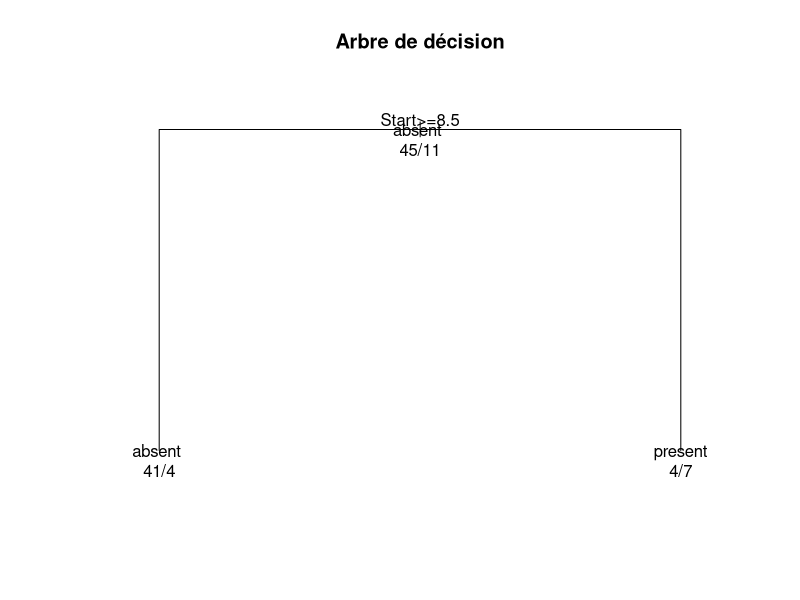
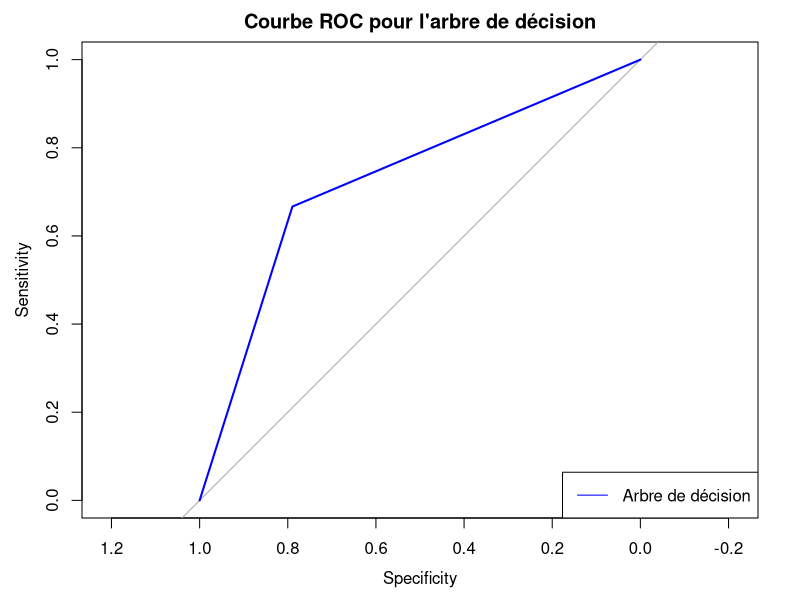
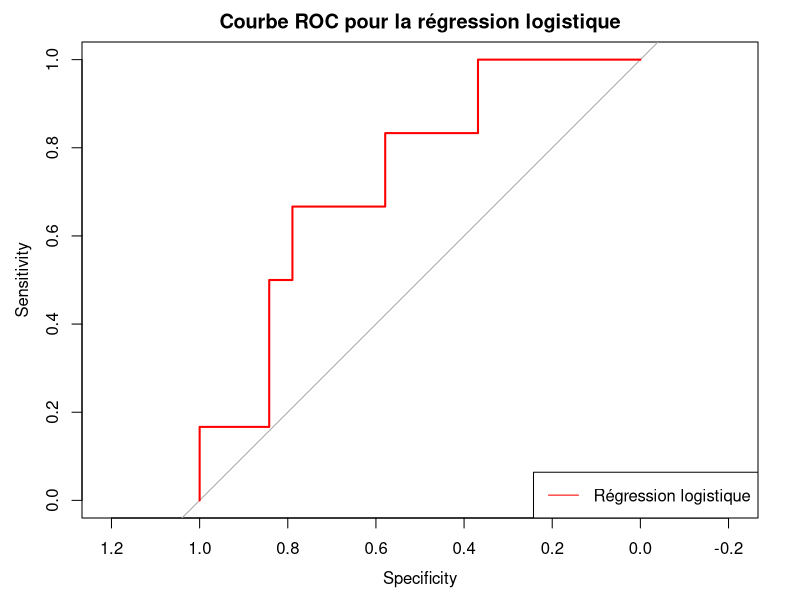
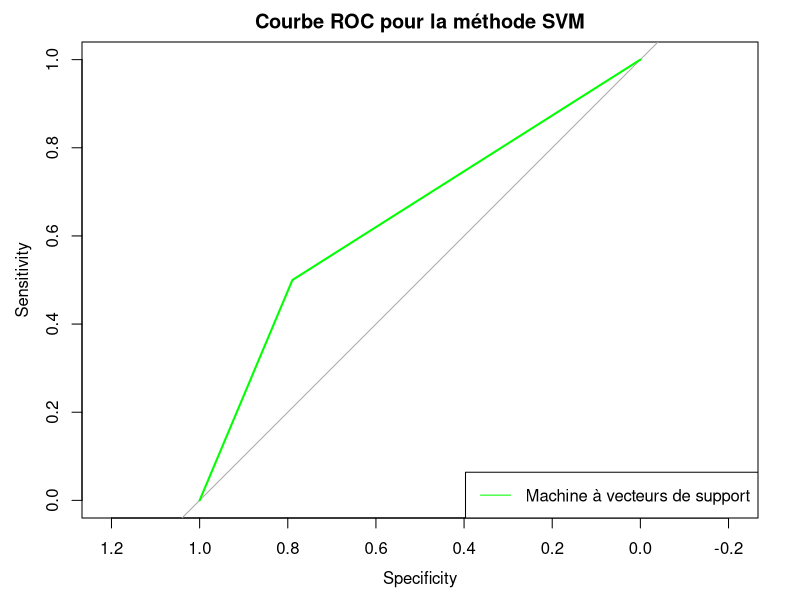

Write R code to recreate these figures, in order.
## ---- chunk 1
knitr::opts_chunk$set(echo = TRUE)
library(caret)
## ---- chunk 2
library(rpart)
data(kyphosis)
donnees = kyphosis
## ---- chunk 3
print(head(donnees))
str(donnees)
## ---- chunk 4
table(donnees$Kyphosis)
## ---- chunk 5
set.seed(123)
train_indices = sample(nrow(donnees),nrow(donnees)*0.7)
train_data = donnees[train_indices,]
test_data = donnees[-train_indices,]
## ---- chunk 6
tree_model = rpart(Kyphosis ~ ., data=train_data,method="class")
## ---- chunk 7
plot(tree_model, uniform=TRUE,margin=0.1,main="Arbre de décision")
text(tree_model, use.n=TRUE, pretty=0, all=TRUE)
## ---- chunk 8
predictions = predict(tree_model, newdata=test_data, type="class")
predictions
## ---- chunk 9
confusion_matrix = table(test_data$Kyphosis, predictions)
print(confusion_matrix)
## ---- chunk 10
library(tidyverse)
donnees <- donnees %>%
  mutate(num_cyphose = ifelse(Kyphosis=="absent", 0,1)) %>%
  mutate(num_cyphose = as.numeric(num_cyphose))
## ---- chunk 11
head(donnees)
## ---- chunk 12
set.seed(123)
smp_size = floor(0.7 * nrow(donnees))
train_ind = sample(seq_len(nrow(donnees)), size=smp_size)
## ---- chunk 13
train = donnees[train_ind,]
test = donnees[-train_ind,]
## ---- chunk 14
# On paramètre le modèle
fitControl = trainControl(method="cv", number=5,savePredictions = TRUE)
## ---- chunk 15
lr_model = train(factor(num_cyphose) ~ Age+Number+Start, data=train, method="glm", family=binomial(), trControl=fitControl)
## ---- chunk 16
summary(lr_model)
## ---- chunk 17
prediction = predict(lr_model, newdata=test)
prediction
## ---- chunk 18
mc = table(test$num_cyphose, prediction)
confusionMatrix(mc)
## ---- chunk 19
library(e1071)
library(ggplot2)
library(dplyr)
## ---- chunk 20
set.seed(123)
indices_train = sample(nrow(donnees), 0.7*nrow(donnees))
data_train = donnees[indices_train,]
data_test = donnees[-indices_train,]
## ---- chunk 21
svm_model = svm(Kyphosis ~ Age + Number + Start, data = data_train, kernel="radial", preProc=c("center","scale"), probability=TRUE)
## ---- chunk 22
summary(svm_model)
## ---- chunk 23
predSVM = predict(svm_model, data_test)
predSVM
## ---- chunk 24
matrice_de_confusion = table(data_test$num_cyphose, predSVM)
matrice_de_confusion
## ---- chunk 25
svm_model_2 = svm(Kyphosis ~ Age + Number + Start, data = data_train, kernel = "linear", preProc=c("center","scale"), probability=TRUE)
summary(svm_model_2)
## ---- chunk 26
predSVM_2 = predict(svm_model_2,data_test)
predSVM_2
## ---- chunk 27
mc_2 = table(data_test$num_cyphose,predSVM_2)
mc_2
## ---- chunk 28
svm_model_3 = svm(Kyphosis ~ Age + Number + Start, data = data_train, kernel = "polynomial", preProc=c("center","scale"), probability=TRUE)
summary(svm_model_3)
## ---- chunk 29
predSVM_3 = predict(svm_model_3,data_test)
predSVM_3
## ---- chunk 30
mc_3 = table(data_test$num_cyphose,predSVM_3)
mc_3
## ---- chunk 31
svm_model_4 = svm(Kyphosis ~ Age + Number + Start, data = data_train, kernel = "sigmoid", preProc=c("center","scale"), probability=TRUE)
summary(svm_model_4)
## ---- chunk 32
predSVM_4 = predict(svm_model_4,data_test)
predSVM_4
## ---- chunk 33
mc_4 = table(data_test$num_cyphose,predSVM_4)
mc_4
## ---- chunk 34
library(pROC)
## ---- chunk 35
p <- predict(tree_model, test_data, type = "prob")
p
## ---- chunk 36
roc_obj <- roc(test_data$Kyphosis, p[, "present"])
roc_obj
## ---- chunk 37
plot(roc_obj, main = "Courbe ROC pour l'arbre de décision", col = "blue")
legend("bottomright", legend = "Arbre de décision", col = "blue", lty = 1)
## ---- chunk 38
p2 <- predict(lr_model, test,type="prob")
p2
## ---- chunk 39
roc_obj_2 <- roc(test$num_cyphose, p2[, "1"])
roc_obj_2
## ---- chunk 40
plot(roc_obj_2, main = "Courbe ROC pour la régression logistique", col = "red")
legend("bottomright", legend = "Régression logistique", col = "red", lty = 1)
## ---- chunk 41
p3 <- predict(svm_model_4, newdata = data_test)
p3
## ---- chunk 42
predictions_numeric <- ifelse(p3 == 'present', 1, 0)
## ---- chunk 43
roc_obj_3 <- roc(data_test$Kyphosis, predictions_numeric)
roc_obj_3
## ---- chunk 44
plot(roc_obj_3, main = "Courbe ROC pour la méthode SVM", col = "green")
legend("bottomright", legend = "Machine à vecteurs de support", col = "green", lty = 1)
